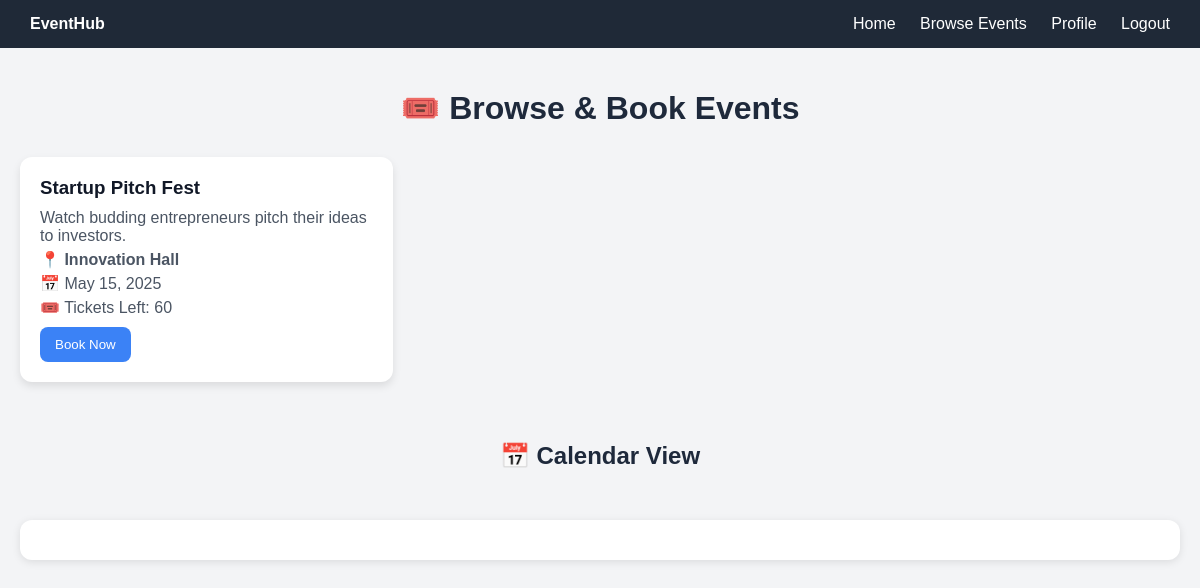
/browse_events.php (signed in), run on the app's committed database.
### tables this page shows
CREATE TABLE IF NOT EXISTS events (
    id INT AUTO_INCREMENT PRIMARY KEY,
    title VARCHAR(255) NOT NULL,
    description TEXT NOT NULL,
    category VARCHAR(100),
    date DATE NOT NULL,
    time VARCHAR(50),
    location VARCHAR(255),
    venue VARCHAR(255),
    image VARCHAR(500),
    background VARCHAR(500),
    total_tickets INT DEFAULT 0,
    available_tickets INT DEFAULT 0
);

### browse_events.php (the view, shortened to what this page needs)
<?php
include 'db_connect.php';
$today = date('Y-m-d');
$sql = "SELECT * FROM events WHERE date >= ? ORDER BY date ASC";
$stmt = $conn->prepare($sql);
$stmt->bind_param("s", $today);
$stmt->execute();
$result = $stmt->get_result();
if ($result && $result->num_rows > 0) {
    while ($row = $result->fetch_assoc()) {
        $events_data[] = $row;
    }
} else {
    $events_data = [];
}
?>
<!DOCTYPE html>
<html>
<head>
    <link href='https://cdn.jsdelivr.net/npm/fullcalendar@6.1.8/main.min.css' rel='stylesheet' />
</head>
<body>
<div class="navbar">
    <div><strong>EventHub</strong></div>
    <div>
        <a href="index.php">Home</a>
        <a href="browse_events.php">Browse Events</a>
        <a href="profile.php">Profile</a>
        <a href="logout.php">Logout</a>
    </div>
</div>
<div class="container">
    <h1>🎟️ Browse & Book Events</h1>
    <div class="event-grid">
        <?php if (!empty($events_data)): ?>
            <?php foreach ($events_data as $event): ?>
                <div class="event-card">
                    <h3><?= htmlspecialchars($event["title"]) ?></h3>
                    <p><?= htmlspecialchars($event["description"]) ?></p>
                    <p><strong>📍 <?= htmlspecialchars($event["location"]) ?></strong></p>
                    <p>📅 <?= date("F j, Y", strtotime($event["date"])) ?></p>
                    <p>🎟️ Tickets Left: <?= $event["available_tickets"] ?></p>
                    <form action="book_ticket.php" method="POST">
                        <button type="submit">Book Now</button>
                    </form>
                </div>
            <?php endforeach; ?>
        <?php else: ?>
            <p style="text-align: center; color: #6b7280;">No upcoming events found.</p>
        <?php endif; ?>
    </div>
    <h2 style="margin-top: 60px;">📅 Calendar View</h2>
    <div id='calendar'></div>
</div>
</body>
</html>

### browse_events.php (style rules this page uses)
body { font-family: Arial, sans-serif; background-color: #f3f4f6; margin: 0; padding: 0; }
.navbar { background-color: #1f2937; color: white; padding: 15px 30px; display: flex; justify-content: space-between; align-items: center; }
.navbar a { color: white; margin-left: 20px; text-decoration: none; }
.container { max-width: 1200px; margin: auto; padding: 20px; }
h1, h2 { text-align: center; color: #1e293b; }
.event-grid { display: grid; grid-template-columns: repeat(auto-fill, minmax(300px, 1fr)); gap: 20px; margin-top: 30px; }
.event-card { background: #ffffff; padding: 20px; border-radius: 12px; box-shadow: 0 4px 8px rgba(0, 0, 0, 0.1); }
.event-card h3 { margin: 0 0 10px; color: #111827; }
.event-card p { margin: 5px 0; color: #4b5563; }
.event-card form { margin-top: 10px; }
.event-card button { padding: 10px 15px; background-color: #3b82f6; color: white; border: none; border-radius: 8px; cursor: pointer; }
#calendar { background: #ffffff; padding: 20px; border-radius: 12px; box-shadow: 0 2px 8px rgba(0,0,0,0.1); margin-top: 50px; }

### data on the page
events: title "Startup Pitch Fest", description "Watch budding entrepreneurs pitch their ideas to investors.", location "Innovation Hall", date "May 15, 2025", available_tickets "60"
